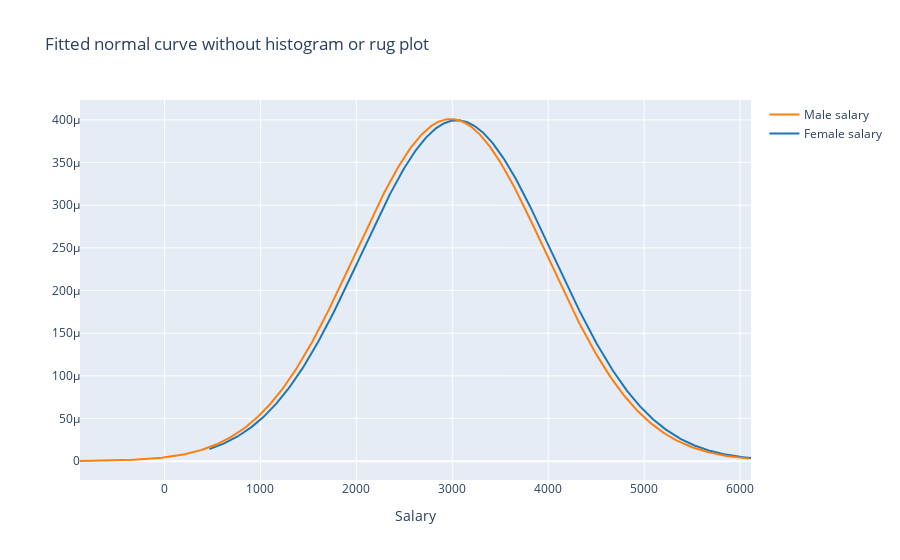

The notebook cell saved with this chart:
### Markdown cell above
## Omit the histogram and rug plot

### Code cell
hist_data = [female.Salary.values.tolist(), male.Salary.values.tolist()]
group_labels = ["Female salary", "Male salary"]

fig = ff.create_distplot(hist_data,
                         group_labels,
                         bin_size = [200, 200],
                         curve_type = "normal",
                        show_hist = False,
                        show_rug = False)

fig.layout.update({"title":"Fitted normal curve without histogram or rug plot",
                  "xaxis":{"title":"Salary", "domain":[0,1]}})

# iplot(fig)
pio.show(fig)

### Figure 1 — Plotly figure (JSON) as saved in the notebook; plotly's stock layout.template omitted (floating-point values rounded to 4 significant figures; data arrays with more than 128 entries replaced by an {"elided": "..."} marker saying what was removed)
{"data": [{"legendgroup": "Female salary", "marker": {"color": "rgb(31, 119, 180)"}, "mode": "lines", "name": "Female salary", "showlegend": true, "type": "scatter", "x": {"elided": "500 float values"}, "xaxis": "x", "y": {"elided": "500 float values"}, "yaxis": "y"}, {"legendgroup": "Male salary", "marker": {"color": "rgb(255, 127, 14)"}, "mode": "lines", "name": "Male salary", "showlegend": true, "type": "scatter", "x": {"elided": "500 float values"}, "xaxis": "x", "y": {"elided": "500 float values"}, "yaxis": "y"}], "layout": {"autosize": true, "barmode": "overlay", "hovermode": "closest", "legend": {"traceorder": "reversed"}, "title": {"text": "Fitted normal curve without histogram or rug plot"}, "xaxis": {"anchor": "y2", "autorange": true, "domain": [0, 1], "range": [-880.9, 6114.0], "title": {"text": "Salary"}, "type": "linear", "zeroline": false}, "yaxis": {"anchor": "free", "autorange": true, "domain": [0, 1], "position": 0, "range": [-2.206e-05, 0.0004233], "type": "linear"}}}
